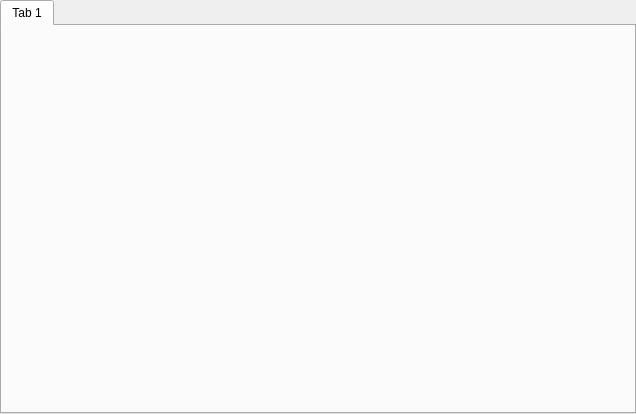
<?xml version="1.0" encoding="UTF-8"?>
<ui version="4.0">
 <class>RealTimeWindow</class>
 <widget class="QWidget" name="RealTimeWindow">
  <property name="geometry">
   <rect>
    <x>0</x>
    <y>0</y>
    <width>636</width>
    <height>414</height>
   </rect>
  </property>
  <property name="windowTitle">
   <string>Real Time Curves</string>
  </property>
  <layout class="QGridLayout" name="gridLayout_2">
   <property name="leftMargin">
    <number>0</number>
   </property>
   <property name="topMargin">
    <number>0</number>
   </property>
   <property name="rightMargin">
    <number>0</number>
   </property>
   <property name="bottomMargin">
    <number>0</number>
   </property>
   <item row="0" column="0">
    <layout class="QGridLayout" name="layout">
     <item row="0" column="0">
      <widget class="QTabWidget" name="tabWidget">
       <property name="currentIndex">
        <number>0</number>
       </property>
       <widget class="QWidget" name="tab">
        <attribute name="title">
         <string>Tab 1</string>
        </attribute>
       </widget>
      </widget>
     </item>
    </layout>
   </item>
  </layout>
 </widget>
 <resources/>
 <connections/>
</ui>
